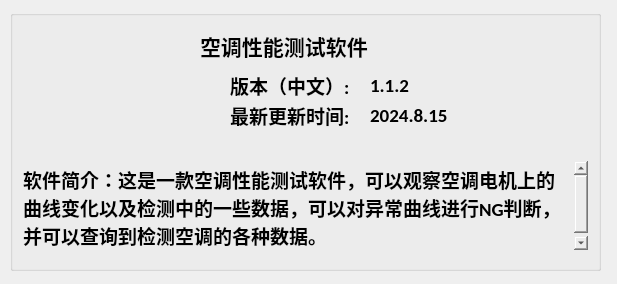
<?xml version="1.0" encoding="UTF-8"?>
<ui version="4.0">
 <class>AboutSoftware</class>
 <widget class="QWidget" name="AboutSoftware">
  <property name="geometry">
   <rect>
    <x>0</x>
    <y>0</y>
    <width>617</width>
    <height>284</height>
   </rect>
  </property>
  <property name="windowTitle">
   <string>Form</string>
  </property>
  <widget class="QGroupBox" name="groupBox">
   <property name="geometry">
    <rect>
     <x>10</x>
     <y>10</y>
     <width>591</width>
     <height>261</height>
    </rect>
   </property>
   <property name="title">
    <string/>
   </property>
   <widget class="QLabel" name="label_5">
    <property name="geometry">
     <rect>
      <x>360</x>
      <y>60</y>
      <width>131</width>
      <height>31</height>
     </rect>
    </property>
    <property name="font">
     <font>
      <family>Calibri</family>
      <pointsize>14</pointsize>
      <weight>75</weight>
      <bold>true</bold>
     </font>
    </property>
    <property name="text">
     <string>1.1.2</string>
    </property>
   </widget>
   <widget class="QTextEdit" name="textEdit">
    <property name="geometry">
     <rect>
      <x>8</x>
      <y>150</y>
      <width>571</width>
      <height>91</height>
     </rect>
    </property>
    <property name="font">
     <font>
      <family>Calibri</family>
      <pointsize>14</pointsize>
      <weight>75</weight>
      <bold>true</bold>
     </font>
    </property>
    <property name="styleSheet">
     <string notr="true">background:transparent</string>
    </property>
    <property name="readOnly">
     <bool>true</bool>
    </property>
    <property name="html">
     <string>&lt;!DOCTYPE HTML PUBLIC &quot;-//W3C//DTD HTML 4.0//EN&quot; &quot;http://www.w3.org/TR/REC-html40/strict.dtd&quot;&gt;
&lt;html&gt;&lt;head&gt;&lt;meta name=&quot;qrichtext&quot; content=&quot;1&quot; /&gt;&lt;style type=&quot;text/css&quot;&gt;
p, li { white-space: pre-wrap; }
&lt;/style&gt;&lt;/head&gt;&lt;body style=&quot; font-family:'Calibri'; font-size:14pt; font-weight:600; font-style:normal;&quot;&gt;
&lt;p style=&quot; margin-top:0px; margin-bottom:0px; margin-left:0px; margin-right:0px; -qt-block-indent:0; text-indent:0px;&quot;&gt;软件简介：这是一款空调性能测试软件，可以观察空调电机上的曲线变化以及检测中的一些数据，可以对异常曲线进行NG判断，并可以查询到检测空调的各种数据。&lt;/p&gt;&lt;/body&gt;&lt;/html&gt;</string>
    </property>
   </widget>
   <widget class="QLabel" name="label_4">
    <property name="geometry">
     <rect>
      <x>220</x>
      <y>90</y>
      <width>131</width>
      <height>31</height>
     </rect>
    </property>
    <property name="font">
     <font>
      <family>Calibri</family>
      <pointsize>14</pointsize>
      <weight>75</weight>
      <bold>true</bold>
     </font>
    </property>
    <property name="text">
     <string>最新更新时间:</string>
    </property>
   </widget>
   <widget class="QLabel" name="label_3">
    <property name="geometry">
     <rect>
      <x>220</x>
      <y>60</y>
      <width>131</width>
      <height>31</height>
     </rect>
    </property>
    <property name="font">
     <font>
      <family>Calibri</family>
      <pointsize>14</pointsize>
      <weight>75</weight>
      <bold>true</bold>
     </font>
    </property>
    <property name="text">
     <string>版本（中文）:</string>
    </property>
   </widget>
   <widget class="QLabel" name="label_2">
    <property name="geometry">
     <rect>
      <x>190</x>
      <y>20</y>
      <width>201</width>
      <height>31</height>
     </rect>
    </property>
    <property name="font">
     <font>
      <family>Calibri</family>
      <pointsize>16</pointsize>
      <weight>75</weight>
      <bold>true</bold>
     </font>
    </property>
    <property name="text">
     <string>空调性能测试软件</string>
    </property>
   </widget>
   <widget class="QLabel" name="label">
    <property name="geometry">
     <rect>
      <x>30</x>
      <y>70</y>
      <width>121</width>
      <height>71</height>
     </rect>
    </property>
    <property name="styleSheet">
     <string notr="true">border-image: url(:/new/prefix1/2.png);</string>
    </property>
    <property name="text">
     <string/>
    </property>
   </widget>
   <widget class="QLabel" name="label_6">
    <property name="geometry">
     <rect>
      <x>360</x>
      <y>90</y>
      <width>141</width>
      <height>31</height>
     </rect>
    </property>
    <property name="font">
     <font>
      <family>Calibri</family>
      <pointsize>14</pointsize>
      <weight>75</weight>
      <bold>true</bold>
     </font>
    </property>
    <property name="text">
     <string>2024.8.15</string>
    </property>
   </widget>
   <widget class="QLabel" name="label_9">
    <property name="geometry">
     <rect>
      <x>30</x>
      <y>50</y>
      <width>141</width>
      <height>81</height>
     </rect>
    </property>
    <property name="text">
     <string/>
    </property>
    <property name="scaledContents">
     <bool>true</bool>
    </property>
   </widget>
   <widget class="QLabel" name="label_10">
    <property name="geometry">
     <rect>
      <x>30</x>
      <y>40</y>
      <width>161</width>
      <height>91</height>
     </rect>
    </property>
    <property name="text">
     <string/>
    </property>
    <property name="pixmap">
     <pixmap resource="Pritrue.qrc">:/new/prefix1/Pictrue/logo.png</pixmap>
    </property>
    <property name="scaledContents">
     <bool>true</bool>
    </property>
   </widget>
  </widget>
 </widget>
 <resources>
  <include location="Pritrue.qrc"/>
 </resources>
 <connections/>
</ui>
